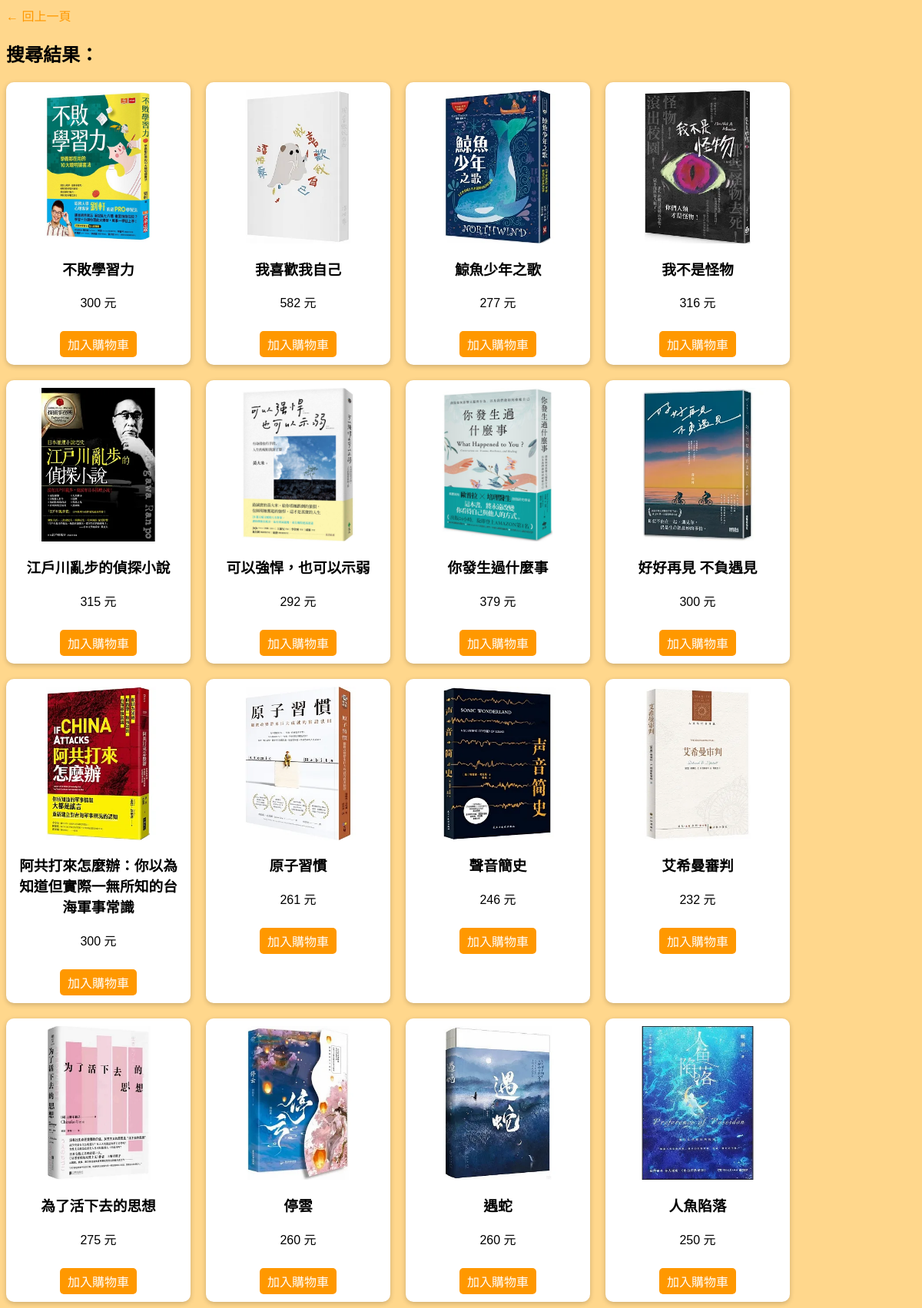
Screenshot of /pages/search.php with the database file from the repository.
### tables this page shows
CREATE TABLE `shop` (
  `item.no` int(20) NOT NULL,
  `item_name` varchar(60) NOT NULL,
  `price` int(30) NOT NULL,
  `storage` int(30) DEFAULT NULL
);

### pages/search.php (the view, shortened to what this page needs)
<?php
include("../config/mysql_connect.inc.php");
$search = $_POST['search'] ?? '';
$stmt = $con->prepare("SELECT `item.no`, `item_name`, `price` FROM `shop` WHERE `item_name` LIKE ?");
$like = "%$search%";
$stmt->bind_param("s", $like);
$stmt->execute();
$result = $stmt->get_result();
?>
<!DOCTYPE html>
<html lang="zh-Hant">
<head>
</head>
<body>
    <a href="../index.php">← 回上一頁</a>
    <h2>搜尋結果：<?= htmlspecialchars($search) ?></h2>
    <div class="products">
    <?php if($result && $result->num_rows > 0): ?>
        <?php while($row = $result->fetch_assoc()): ?>
            <div class="product">
                <a href="./introduce.php?ids=<?= $row['item.no'] ?>&price=<?= $row['price'] ?>">
                    <img src="../assets/images/<?= htmlspecialchars($row['item_name']) ?>.jpg" alt="<?= htmlspecialchars($row['item_name']) ?>">
                </a>
                    <h3><?= htmlspecialchars($row['item_name']) ?></h3>
                <p><?= $row['price'] ?> 元</p>
                <a class="btn" href="../shop/process.php?ids=<?= $row['item.no'] ?>">加入購物車</a>
            </div>
        <?php endwhile; ?>
    <?php else: ?>
        <p>找不到符合「<?= htmlspecialchars($search) ?>」的商品</p>
    <?php endif; ?>
    </div>
</body>
</html>

### pages/search.php (style rules this page uses)
body { background-color: #FFD78C; font-family: Arial, sans-serif; }
a { text-decoration: none; color: #FF9800; }
.products { display: flex; flex-wrap: wrap; gap: 20px; }
.product { background: #fff; padding: 10px; border-radius: 10px; width: 220px; text-align: center; box-shadow: 0 2px 6px rgba(0,0,0,0.2); }
.product img { width: 200px; height: 200px; object-fit: cover; border-radius: 8px; }
.btn { display: inline-block; margin-top: 10px; padding: 5px 10px; background: #FF9800; color: #fff; border-radius: 5px; text-decoration: none; }

### rows the page displays
shop: item_name (picture), item_name "不敗學習力", price "300"
shop: item_name (picture), item_name "我喜歡我自己", price "582"
shop: item_name (picture), item_name "鯨魚少年之歌", price "277"
shop: item_name (picture), item_name "我不是怪物", price "316"
shop: item_name (picture), item_name "江戶川亂步的偵探小說", price "315"
shop: item_name (picture), item_name "可以強悍，也可以示弱", price "292"
shop: item_name (picture), item_name "你發生過什麼事", price "379"
shop: item_name (picture), item_name "好好再見 不負遇見", price "300"
shop: item_name (picture), item_name "阿共打來怎麼辦：你以為知道但實際一無所知的台海軍事常識", price "300"
shop: item_name (picture), item_name "原子習慣", price "261"
shop: item_name (picture), item_name "聲音簡史", price "246"
shop: item_name (picture), item_name "艾希曼審判", price "232"
shop: item_name (picture), item_name "為了活下去的思想", price "275"
shop: shows a picture, item_name "停雲", price "260"
shop: shows a picture, item_name "遇蛇", price "260"
shop: item_name (picture), item_name "人魚陷落", price "250"
